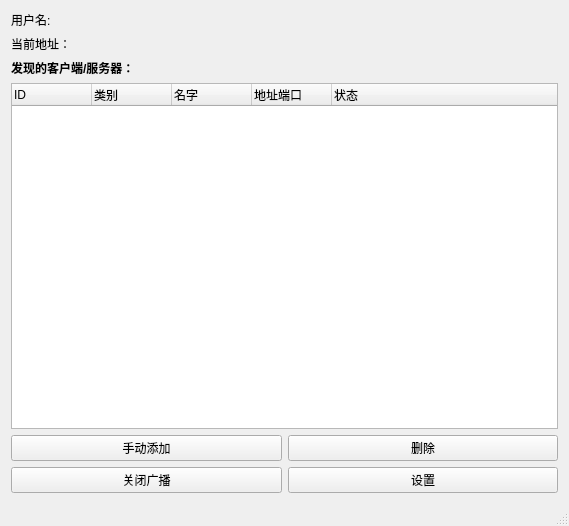
<?xml version="1.0" encoding="UTF-8"?>
<ui version="4.0">
 <class>MainWindow</class>
 <widget class="QMainWindow" name="MainWindow">
  <property name="geometry">
   <rect>
    <x>0</x>
    <y>0</y>
    <width>569</width>
    <height>526</height>
   </rect>
  </property>
  <property name="font">
   <font>
    <kerning>true</kerning>
   </font>
  </property>
  <property name="windowTitle">
   <string>聊天客户端</string>
  </property>
  <property name="layoutDirection">
   <enum>Qt::LeftToRight</enum>
  </property>
  <property name="animated">
   <bool>true</bool>
  </property>
  <property name="tabShape">
   <enum>QTabWidget::Rounded</enum>
  </property>
  <property name="dockNestingEnabled">
   <bool>false</bool>
  </property>
  <widget class="QWidget" name="centralWidget">
   <layout class="QGridLayout" name="gridLayout">
    <item row="0" column="0">
     <layout class="QFormLayout" name="formLayout">
      <item row="0" column="0">
       <widget class="QLabel" name="usernameLabel">
        <property name="text">
         <string>用户名: </string>
        </property>
       </widget>
      </item>
      <item row="0" column="1">
       <widget class="QLabel" name="usernameInfoLabel">
        <property name="text">
         <string/>
        </property>
       </widget>
      </item>
      <item row="1" column="0">
       <widget class="QLabel" name="ipLabel">
        <property name="text">
         <string>当前地址： </string>
        </property>
       </widget>
      </item>
      <item row="1" column="1">
       <widget class="QLabel" name="ipInfoLabel">
        <property name="text">
         <string/>
        </property>
       </widget>
      </item>
     </layout>
    </item>
    <item row="1" column="0">
     <widget class="QLabel" name="discoveredLabel">
      <property name="font">
       <font>
        <weight>75</weight>
        <bold>true</bold>
       </font>
      </property>
      <property name="text">
       <string>发现的客户端/服务器：</string>
      </property>
     </widget>
    </item>
    <item row="2" column="0">
     <widget class="QTreeWidget" name="peerList">
      <attribute name="headerDefaultSectionSize">
       <number>80</number>
      </attribute>
      <column>
       <property name="text">
        <string>ID</string>
       </property>
      </column>
      <column>
       <property name="text">
        <string>类别</string>
       </property>
      </column>
      <column>
       <property name="text">
        <string>名字</string>
       </property>
      </column>
      <column>
       <property name="text">
        <string>地址端口</string>
       </property>
      </column>
      <column>
       <property name="text">
        <string>状态</string>
       </property>
      </column>
     </widget>
    </item>
    <item row="3" column="0">
     <layout class="QHBoxLayout" name="horizontalLayout">
      <item>
       <widget class="QPushButton" name="mannulBtn">
        <property name="text">
         <string>手动添加</string>
        </property>
       </widget>
      </item>
      <item>
       <widget class="QPushButton" name="delButton">
        <property name="text">
         <string>删除</string>
        </property>
       </widget>
      </item>
     </layout>
    </item>
    <item row="4" column="0">
     <layout class="QHBoxLayout" name="horizontalLayout_2">
      <item>
       <widget class="QPushButton" name="broButton">
        <property name="text">
         <string>关闭广播</string>
        </property>
       </widget>
      </item>
      <item>
       <widget class="QPushButton" name="settingBtn">
        <property name="text">
         <string>设置</string>
        </property>
       </widget>
      </item>
     </layout>
    </item>
   </layout>
  </widget>
  <widget class="QStatusBar" name="statusBar"/>
 </widget>
 <layoutdefault spacing="6" margin="11"/>
 <resources/>
 <connections/>
</ui>
